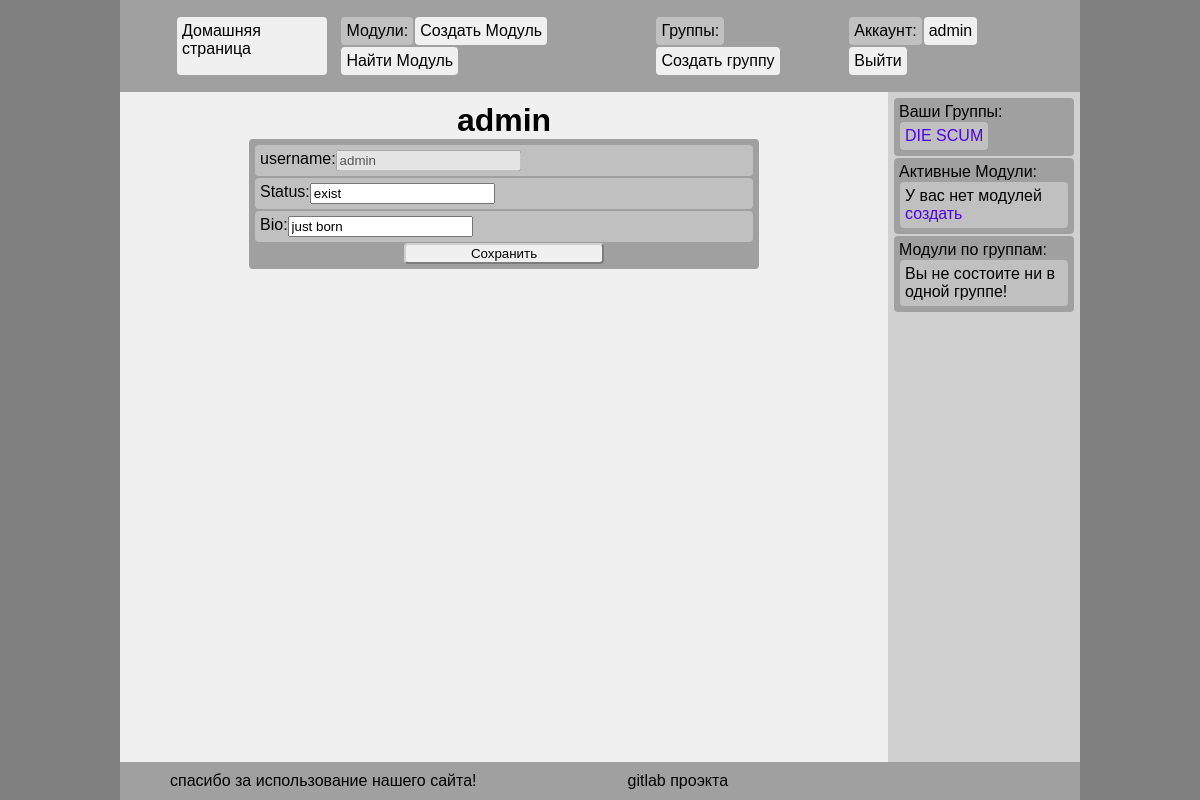
The page /accounts/ (signed in) on the database its author committed.
### accounts/models.py (models this page shows)
class UserProfile(models.Model):
    user        = models.OneToOneField(User, on_delete=models.CASCADE)
    user_type   = models.CharField(max_length=32)
    status      = models.CharField(max_length=64, default='exist')
    bio         = models.CharField(max_length=64, default='just born')

### groups/models.py (models this page shows)
class Group(models.Model):
    author          = models.ForeignKey(User, related_name="author", on_delete=models.CASCADE, null=True)
    name            = models.CharField(max_length=32, default="")
    description     = models.CharField(max_length=1024, default="")
    creation_date   = models.DateTimeField(default=timezone.now())
    members         = models.ManyToManyField(User, related_name="members", blank=True)
    moduls          = models.ManyToManyField(Module, related_name="moduls", blank=True)
    moduls_data     = models.JSONField(default={})
    id             = models.CharField(max_length=16, default="AAAAAAAAAAAAAAAA", unique=True, primary_key = True)

### accounts/views.py (the view, shortened to what this page needs)
# urls.py: path('accounts/',                   accounts.AccoutView),
def AccoutView(request):
    context = get_base_context(request, "")
    context['form'] = AccountForm(
        initial={
            'username'  : request.user.username,
            'status'    : request.user.userprofile.status,
            'bio'       : request.user.userprofile.bio,
    })
    return render(request, 'account.html', context)

### accounts/forms.py
class AccountForm(forms.Form):
    username = forms.CharField(
        label='username',
        max_length=64,
        widget=forms.TextInput(attrs={'disabled': ''})
    )#username-end
    status = forms.CharField(
        label='Status',
        max_length=64,
        widget=forms.TextInput()
    )#status-end
    bio = forms.CharField(
        label='Bio',
        max_length=64,
        widget=forms.TextInput()
    )#bio-end

### accounts/templates/account.html (shortened to what this page needs)
{% extends './base.html' %}
{% block content %}
<h1 style="text-align: center;">{{user}}</h1>
<form method="post">
    <div class="flex flex-col box" style="margin: auto; width: 500px;">
        {% for field in form %}
        <div class="flex component2">
            {{field.label_tag}}
            {{field}}
        </div>
        {% endfor %}
        <button type="submit" style="margin: 0% 30%;">Сохранить</button>
    </div>
</form>
{% endblock %}

### static/templates/header.html
<div class="box flex-wrap">
    <a class="component" href="/">Домашняя страница</a>
</div>
<div class="box flex-wrap">
    <a class="component2">Модули:</a>
    <a class="component" href="/tasks/create">Создать Модуль</a>
    <a class="component" href="/tasks/">Найти Модуль</a>
</div>
<div class="box flex-wrap">
    <a class="component2">Группы:</a>
    <a class="component" href="/groups/create">Создать группу</a>
</div>
<div class="box flex-wrap">
    <a class="component2">Аккаунт:</a>
        {% if request.user.is_authenticated %}
        <a class="component" href="/accounts/">{{user}}</a>
        <a class="component" href="/accounts/logout/">Выйти</a>
        {% else %}
        <a class="component" href="/accounts/login/">Войти</a>
        <a class="component" href="/accounts/register/">Регистрация</a>
        {% endif %}
</div>

### static/templates/sider.html (shortened to what this page needs)
<div class="box flex-col">
    Ваши Группы:
    {% for group in my_groups %}
        <div class="flex">
            <a class="component2" href="/groups/{{group.0.id}}">{{group.0.name}}</a>
        </div>
    {% endfor %}
</div>
<div class="box flex-col">
    Активные Модули:
    {% if not my_modules %}
    <div class="component2">
        У вас нет модулей <a href="/tasks/create">создать</a>
    </div>
    {% endif %}
</div>
<div class="flex-col box">
    Модули по группам:
    {% if not modules_groups %}
        <p class="component2">Вы не состоите ни в одной группе!</p>
    {% endif %}
</div>

### static/css/common-base.css (style rules this page uses)
body { margin: auto; width: 80%; min-height:100%; }
html { font-family: Arial; background-color:#808080; height:100%; }
button { background-color: #F0F0F0; border-radius: 4px; border-color: #D0D0D0; padding: 1px 2px; }
footer a:any-link, header a:any-link { color:#000000 }
a:any-link { color:#5000F0 }
a { text-decoration: none; }
h1 { margin: 0px; text-align: center; }

### static/css/common-class.css (style rules this page uses)
.component { border-radius: 4px; border-color: #F0F0F0; background-color: #F0F0F0; padding: 5px; margin: 1px; }
.component2 { border-radius: 4px; border-color: #C0C0C0; background-color: #C0C0C0; padding: 5px; margin: 1px; }
.box { border-radius: 4px; border-color: #A0A0A0; background-color: #A0A0A0; padding: 5px; margin: 1px; }

### static/css/common-flex.css (style rules this page uses)
.flex { display: flex; }
.flex-col { display: flex; flex-direction: column; }
.flex-wrap { display: flex; flex-wrap: wrap; }

### rows shown on the page
UserProfile: form "exist" "just born"
Group: name "DIE SCUM"

### other values the page prints
{{ user }} "admin"
{{ field.label_tag }} "username:" "Status:" "Bio:"
